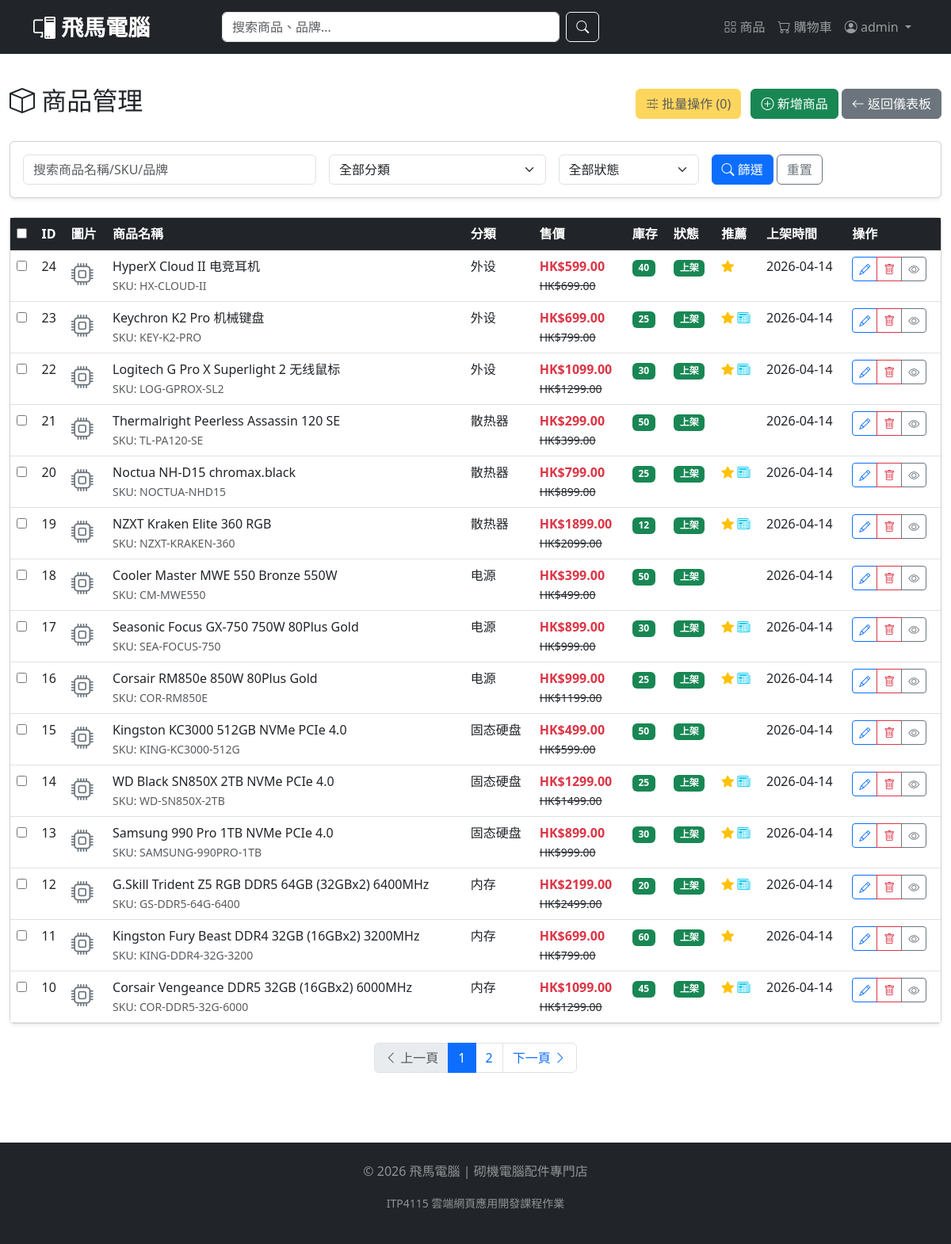
/admin/products (signed in), run on an earlier commit of the app's database.
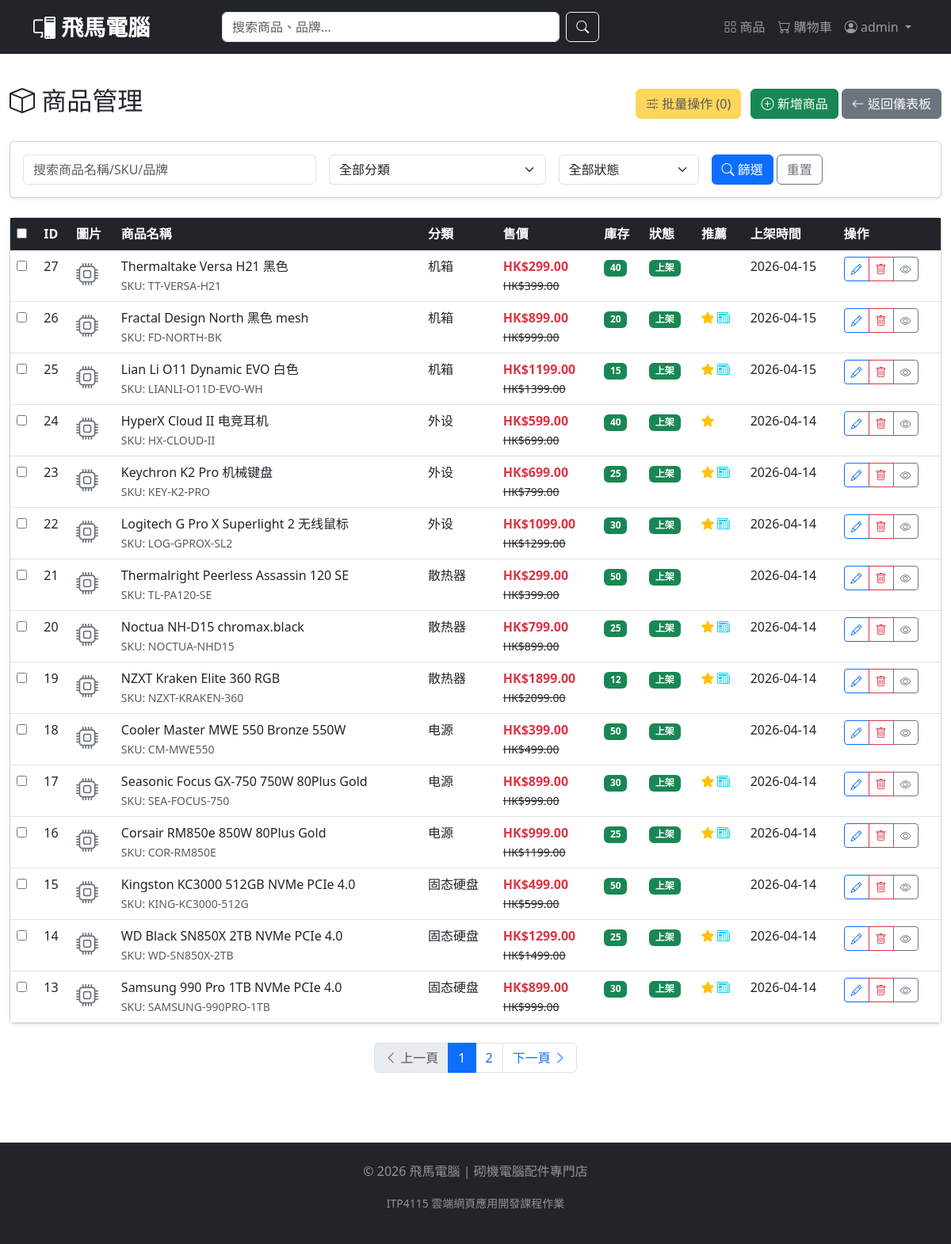
And on a later commit of the database.
### models.py (models this page shows, shortened)
class Product(db.Model):
    __tablename__ = 'products'
    id = db.Column(db.Integer, primary_key=True)
    name = db.Column(db.String(200), nullable=False)
    slug = db.Column(db.String(200), unique=True, nullable=False)
    description = db.Column(db.Text)
    short_description = db.Column(db.String(500))
    price = db.Column(db.Float, nullable=False)
    original_price = db.Column(db.Float)  # 原价，用于显示折扣
    stock = db.Column(db.Integer, default=0)
    sku = db.Column(db.String(50), unique=True)
    image_url = db.Column(db.String(500))
    image_filename = db.Column(db.String(200))
    brand = db.Column(db.String(100))
    specifications = db.Column(db.Text)  # JSON格式存储规格参数
    is_featured = db.Column(db.Boolean, default=False)
    is_new = db.Column(db.Boolean, default=False)
    is_active = db.Column(db.Boolean, default=True)
    view_count = db.Column(db.Integer, default=0)
    created_at = db.Column(db.DateTime, default=datetime.utcnow)
    updated_at = db.Column(db.DateTime, default=datetime.utcnow, onupdate=datetime.utcnow)
    category_id = db.Column(db.Integer, db.ForeignKey('categories.id'))
    order_items = db.relationship('OrderItem', backref='product', lazy=True)
    cart_items = db.relationship('CartItem', backref='product', lazy=True)
    reviews = db.relationship('Review', backref='product', lazy=True, cascade='all, delete-orphan')

class Category(db.Model):
    __tablename__ = 'categories'
    id = db.Column(db.Integer, primary_key=True)
    name = db.Column(db.String(100), nullable=False)
    slug = db.Column(db.String(100), unique=True, nullable=False)
    description = db.Column(db.Text)
    parent_id = db.Column(db.Integer, db.ForeignKey('categories.id'))
    sort_order = db.Column(db.Integer, default=0)
    is_active = db.Column(db.Boolean, default=True)
    created_at = db.Column(db.DateTime, default=datetime.utcnow)
    parent = db.relationship('Category', remote_side=[id], backref='children')
    products = db.relationship('Product', backref='category', lazy=True)

### admin.py (the view)
    def wrapper(*args, **kwargs):
        if not current_user.is_authenticated or not current_user.is_admin:
            flash('需要管理员权限', 'danger')
            return redirect(url_for('index'))
        return func(*args, **kwargs)

### admin.py (called while the page is built)
def admin_required(func):
    def wrapper(*args, **kwargs):
        if not current_user.is_authenticated or not current_user.is_admin:
            flash('需要管理员权限', 'danger')
            return redirect(url_for('index'))
        return func(*args, **kwargs)
    wrapper.__name__ = func.__name__
    return wrapper

### app.py (called while the page is built)
@login_manager.user_loader
def load_user(user_id):
    return User.query.get(int(user_id))

### templates/admin/products.html (shortened to what the changed rows need)
{% extends "base.html" %}
{% block content %}
<div class="container-fluid py-4">
    <div class="row">
        <div class="col-12">
            <div class="d-flex justify-content-between align-items-center mb-4">
                <h2><i class="bi bi-box"></i> 商品管理</h2>
            </div>
            <div class="card shadow-sm">
                <div class="card-body p-0">
                    <div class="table-responsive">
                        <table class="table table-hover mb-0">
                            <thead class="table-dark">
                                <tr>
                                    <th>ID</th>
                                    <th>圖片</th>
                                    <th>商品名稱</th>
                                    <th>分類</th>
                                    <th>售價</th>
                                    <th>庫存</th>
                                    <th>狀態</th>
                                    <th>推薦</th>
                                    <th>上架時間</th>
                                    <th>操作</th>
                                </tr>
                            </thead>
                            <tbody>
                                {% for product in products %}
                                <tr>
                                    <td>{{ product.id }}</td>
                                    <td>
                                        {% if product.image_filename %}
                                            <img src="{{ url_for('static', filename='uploads/' + product.image_filename) }}"
                                                 class="img-thumbnail" style="width: 50px; height: 50px; object-fit: cover;">
                                        {% else %}
                                            <i class="bi bi-cpu fs-3 text-secondary"></i>
                                        {% endif %}
                                    </td>
                                    <td>
                                        {{ product.name }}
                                        <br>
                                        <small class="text-muted">SKU: {{ product.sku or '-' }}</small>
                                    </td>
                                    <td>{{ product.category.name if product.category else '-' }}</td>
                                    <td>
                                        <span class="fw-bold text-danger">HK${{ "%.2f"|format(product.price) }}</span>
                                        {% if product.original_price %}
                                            <br><del class="small">HK${{ "%.2f"|format(product.original_price) }}</del>
                                        {% endif %}
                                    </td>
                                    <td>
                                        {% if product.stock <= 0 %}
                                            <span class="badge bg-danger">缺貨</span>
                                        {% elif product.stock < 10 %}
                                            <span class="badge bg-warning text-dark">{{ product.stock }}</span>
                                        {% else %}
                                            <span class="badge bg-success">{{ product.stock }}</span>
                                        {% endif %}
                                    </td>
                                    <td>
                                        {% if product.is_active %}
                                            <span class="badge bg-success">上架</span>
                                        {% else %}
                                            <span class="badge bg-secondary">下架</span>
                                        {% endif %}
                                    </td>
                                    <td>
                                        {% if product.is_featured %}
                                            <i class="bi bi-star-fill text-warning"></i>
                                        {% endif %}
                                        {% if product.is_new %}
                                            <i class="bi bi-newspaper text-info"></i>
                                        {% endif %}
                                    </td>
                                    <td>{{ product.created_at.strftime('%Y-%m-%d') if product.created_at else '-' }}</td>
                                    <td>
                                        <div class="btn-group btn-group-sm">
                                            <a href="{{ url_for('admin.edit_product', product_id=product.id) }}" class="btn btn-outline-primary">
                                                <i class="bi bi-pencil"></i>
                                            </a>
                                            <button type="button" class="btn btn-outline-danger" onclick="deleteProduct({{ product.id }})">
                                                <i class="bi bi-trash"></i>
                                            </button>
                                            <a href="{{ url_for('product_detail', slug=product.slug) }}" target="_blank" class="btn btn-outline-secondary">
                                                <i class="bi bi-eye"></i>
                                            </a>
                                        </div>
                                    </td>
                                </tr>
                                {% endfor %}
                            </tbody>
                        </table>
                    </div>
                </div>
            </div>
            {% if pagination and pagination.pages > 1 %}
            <nav class="mt-4">
                <ul class="pagination justify-content-center">
                    {% for page in pagination.iter_pages(left_edge=2, left_current=2, right_current=3, right_edge=2) %}
                        {% if page %}
                            <li class="page-item {% if page == pagination.page %}active{% endif %}">
                                <a class="page-link" href="{{ url_for('admin.admin_products', page=page, search=search, category=category_id, status=status) }}">{{ page }}</a>
                            </li>
                        {% else %}
                            <li class="page-item disabled"><span class="page-link">...</span></li>
                        {% endif %}
                    {% endfor %}
                </ul>
            </nav>
            {% endif %}
        </div>
    </div>
</div>
{% endblock %}

What changed in the data, as far as the page shows it:
no longer on this page (row unchanged): Product: id "12", name "G.Skill Trident Z5 RGB DDR5 64GB (32GBx2) 6400MHz", sku "GS-DDR5-64G-6400", category "内存", price "2199.00", original_price "2499.00", stock "20", is_active "上架", is_featured True (drawn), is_new True (drawn), created_at "2026-04-14"
no longer on this page (row unchanged): Product: id "11", name "Kingston Fury Beast DDR4 32GB (16GBx2) 3200MHz", sku "KING-DDR4-32G-3200", category "内存", price "699.00", original_price "799.00", stock "60", is_active "上架", is_featured True (drawn), created_at "2026-04-14"
no longer on this page (row unchanged): Product: id "10", name "Corsair Vengeance DDR5 32GB (16GBx2) 6000MHz", sku "COR-DDR5-32G-6000", category "内存", price "1099.00", original_price "1299.00", stock "45", is_active "上架", is_featured True (drawn), is_new True (drawn), created_at "2026-04-14"
added Product: id "27", name "Thermaltake Versa H21 黑色", sku "TT-VERSA-H21", category "机箱", price "299.00", original_price "399.00", stock "40", is_active "上架", created_at "2026-04-15"
added Product: id "26", name "Fractal Design North 黑色 mesh", sku "FD-NORTH-BK", category "机箱", price "899.00", original_price "999.00", stock "20", is_active "上架", is_featured True (drawn), is_new True (drawn), created_at "2026-04-15"
added Product: id "25", name "Lian Li O11 Dynamic EVO 白色", sku "LIANLI-O11D-EVO-WH", category "机箱", price "1199.00", original_price "1399.00", stock "15", is_active "上架", is_featured True (drawn), is_new True (drawn), created_at "2026-04-15"
